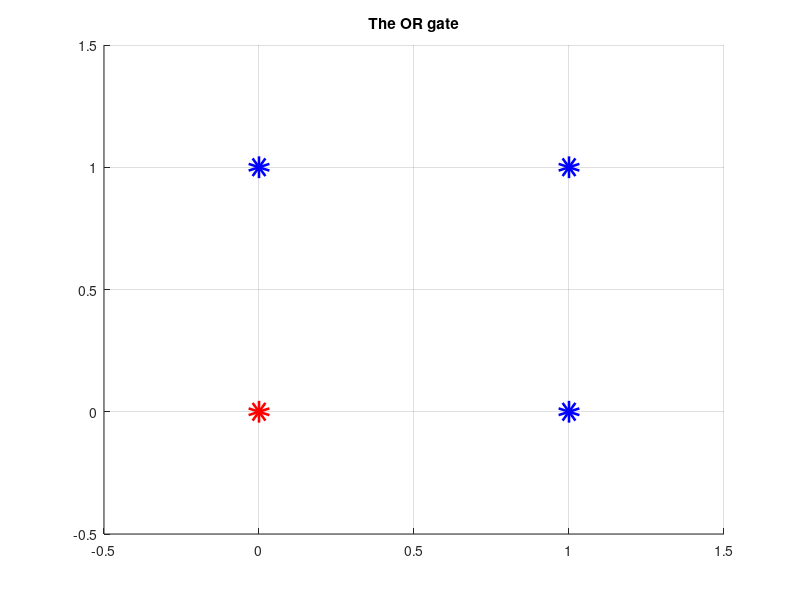

This figure's MATLAB source:
clc; clear all;
%input array
X = [0 0; 0 1; 1 0; 1 1];
%target array
T = [0; 1; 1; 1];

% figure
% hold on; grid on;
% title('The AND gate')
% axis([-0.5 1.5 -0.5 1.5]);
% for i=1:length(X)
%     if T(i) == 0
%         plot(X(i,1), X(i,2), 'ro', 'LineWidth', 10); end;
%     if T(i) > 0
%         plot(X(i,1), X(i,2), 'bo', 'LineWidth', 10); end;
% end;

figure

[N, n] = size(X);
lr = 1;
w = zeros(n);
b = 0;
E = 1;
index = 1;
while E ~= 0
    E = 0;
    for i=1:N
        yi = 0;
        for j=1:n
            yi = yi + X(i,j)*w(j);
        end;
        yi = yi + b;
        if yi >= 0
            yo = 1;
        else
            yo = 0;
        end;
        y(i) = yo;
        ei = T(i) - yo;
        w = w + lr*ei*X(i,:)';
        b = b + ei;
        E = E + ei^2;
    end;
    
    clf('reset');
    hold on; grid on;
    axis([-0.5 1.5 -0.5 1.5]);
    title('Press any key to continue');
    for i=1:N
        if y(i) == 0
            plot(X(i,1), X(i,2), 'ro', 'LineWidth', 10); end;
        if y(i) > 0
            plot(X(i,1), X(i,2), 'bo', 'LineWidth', 10); end;
    end;
    pause()
end;

title('The OR gate');



